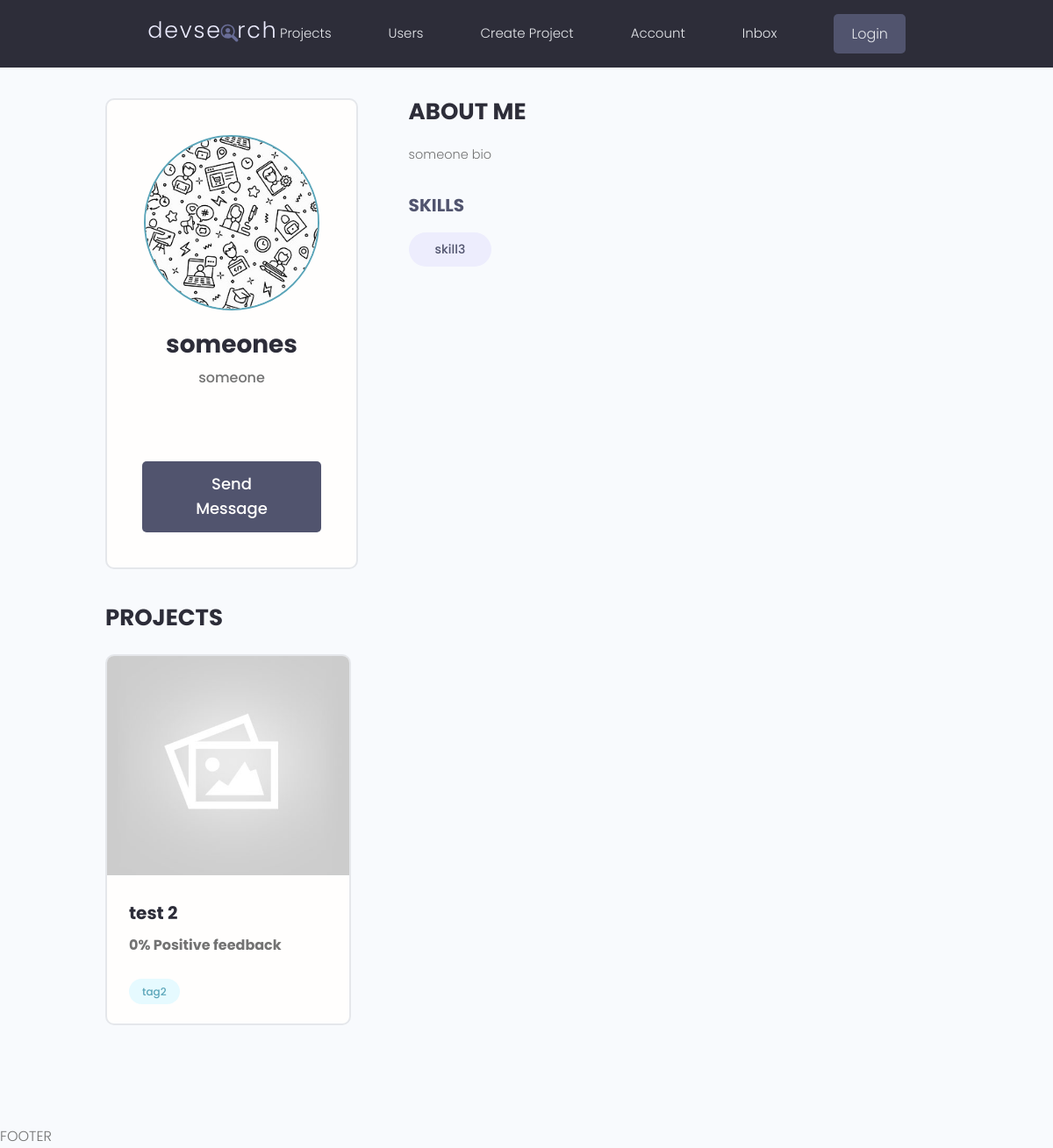
The page /users/profile/181b8172-6042-4ddd-8b19-bcea14917174/ on the database as committed earlier.
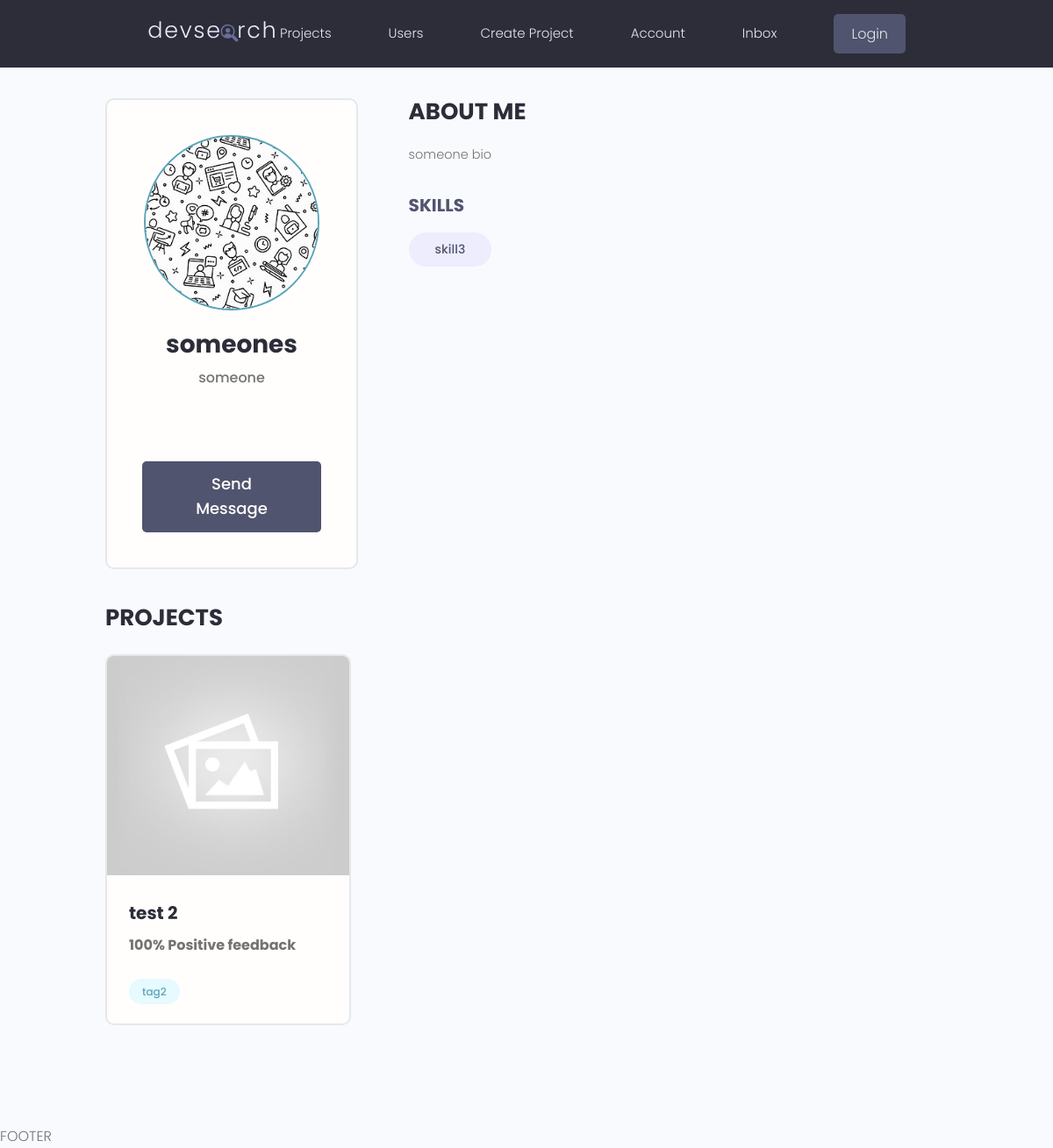
The same page on the database as committed later.
### projects/models.py (models this page shows, shortened)
class Project(models.Model):
    owner = models.ForeignKey(Profile, null=True, blank=True, on_delete=models.SET_NULL)
    title = models.CharField(max_length=200)
    description = models.TextField(null=True, blank=True)
    featured_image = models.ImageField(null=True, blank=True, default="default.jpg")
    demo_link = models.CharField(max_length=2000, null=True, blank=True)
    source_link = models.CharField(max_length=2000, null=True, blank=True)
    tags = models.ManyToManyField('Tag', blank=True)
    vote_total = models.IntegerField(default=0, null=True, blank=True)
    vote_ratio = models.IntegerField(default=0, null=True, blank=True)
    created = models.DateTimeField(auto_now_add=True)
    id = models.UUIDField(default=uuid.uuid4, unique=True, primary_key=True, editable=False)

### users/views.py (the view)
# urls.py: path('profile/<str:pk>/', views.userProfile, name="user_profile"),
def userProfile(request, pk):
    profile = Profile.objects.get(id=pk)
    context = {'profile': profile}
    return render(request, 'users/user_profile.html', context)

### projects/models.py (called while the page is built)
    def __str__(self):
        return self.name

### users/models.py (called while the page is built)
    def __str__(self):
        return str(self.name)

### users/templates/users/user_profile.html (shortened to what this page needs)
<!DOCTYPE html>
<html lang="en">
<head>
</head>
<body>
{% extends 'main.html' %}
{% block content %}
 <main class="profile my-md">
    <div class="container">
      <div class="layout">
        <div class="column column--1of3">
          <div class="card text-center">
            <div class="card__body dev">
              <img class="avatar avatar--xl" src="{{ profile.profile_picture.url }}" />
              <h2 class="dev__name">{{profile.name}}</h2>
              <p class="dev__title">{{profile.user_info}}</p>
              <ul class="dev__social">
              </ul>
              <a href="#" class="btn btn--sub btn--lg">Send Message </a>
            </div>
          </div>
        </div>
        <div class="column column--2of3">
          <div class="devInfo">
            <h3 class="devInfo__title">About Me</h3>
            <p class="devInfo__about">
              {{profile.user_bio}}
            </p>
          </div>
          <div class="devInfo">
              <h3 class="devInfo__subtitle">Skills</h3>
              <div class="devInfo__otherSkills">
                {% for skill in profile.skill_set.all %}
                <span class="tag tag--pill tag--sub tag--lg">
                  <small>{{skill}}</small>
                </span>
                {% endfor %}
              </div>
            </div>
          </div>
          <div class="devInfo">
            <h3 class="devInfo__title">Projects</h3>
            <div class="grid grid--two">
              {% for project in profile.project_set.all %}
              <div class="column">
                <div class="card project">
                  <a href="{% url 'project' project.id %}" class="project">
                    <img class="project__thumbnail" src="{{project.featured_image.url}}" alt="project thumbnail" />
                    <div class="card__body">
                      <h3 class="project__title">{{project.title}}</h3>
                      <p class="project--rating">
                        <span style="font-weight: bold;">{{project.vote_ratio}}% Positive feedback</span>
                      </p>
                      {% for tag in project.tags.all %}
                    <span class="tag tag--pill tag--main">
                      <small>{{tag}}</small>
                    </span>
                      {% endfor %}
                      </div>
                    </div>
                </div>
              </div>
              {% endfor %}
            </div>
          </div>
        </div>
  </main>
{% endblock content%}

Rows that differ between the two databases and show on the page:
changed Project "test 2": vote_ratio "0" → "100"
